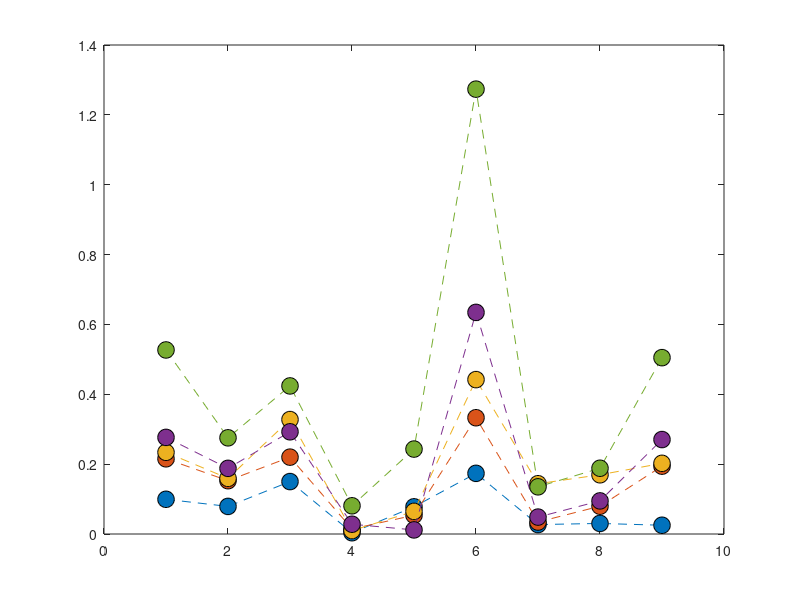

Write the MATLAB code that produced this figure. (Note: this script raises an error after producing the figure.)
clear;
close all;
%AS3959 firebrand flux Scrub FDI80

Firebrand_flux_BAL12p5 = [0.09936949	0.079000747	0.15011846	0.003643775	0.077865914	0.173656184	0.027019764	0.030255299	0.025056237];
Firebrand_flux_BAL19 = [0.215313098	0.152660977	0.220035614	0.014509035	0.053648314	0.332899334	0.034318749	0.079583387	0.19418801];
Firebrand_flux_BAL29 = [0.233884176	0.159286963	0.327579257	0.009848995	0.064746435	0.4420121	0.143927157	0.169592378	0.202331753];
Firebrand_flux_BAL40 = [0.276599761	0.187949771	0.292629535	0.027952743	0.011718851	0.634480048	0.04843341	0.094839538	0.270411094];
Firebrand_flux_BALFZ = [0.526926406	0.275394571	0.423949901	0.080804575	0.243144759	1.273596401	0.135098424	0.188224224	0.504905651];


plot([Firebrand_flux_BAL12p5],'o--','MarkerSize',12,'MarkerEdgeColor','black','MarkerFaceColor',[0, 0.4470, 0.7410]);
hold on
plot([Firebrand_flux_BAL19],'o--','MarkerSize',12,'MarkerEdgeColor','black','MarkerFaceColor',[0.8500, 0.3250, 0.0980]);
plot([Firebrand_flux_BAL29],'o--','MarkerSize',12,'MarkerEdgeColor','black','MarkerFaceColor',[0.9290, 0.6940, 0.1250]);
plot([Firebrand_flux_BAL40],'o--','MarkerSize',12,'MarkerEdgeColor','black','MarkerFaceColor',[0.4940, 0.1840, 0.5560]);
plot([Firebrand_flux_BALFZ],'o--','MarkerSize',12,'MarkerEdgeColor','black','MarkerFaceColor',[0.4660, 0.6740, 0.1880]);



ax = gca;
ax.XTickLabels = {'House','Roof','Gutter','Sub-floor','Door','Deck','Window','House back','stairs'};
grid on;


box on
xtickangle(45)
xlabel('Location','FontWeight','bold','FontSize',20,...
    'FontName','Calibri');
ylabel('Firebrand flux (pcs.m^{-2}.s^{-1})','FontWeight','bold','FontSize',20,...
    'FontName','Calibri');

set(gca,'fontsize',18);

legend('BAL 12.5','BAL 19','BAL 29','BAL 40','BAL FZ')
